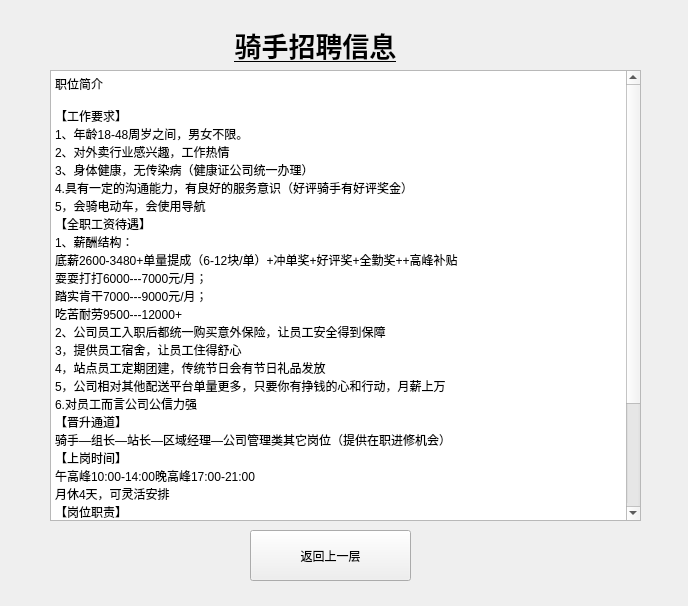
<?xml version="1.0" encoding="UTF-8"?>
<ui version="4.0">
 <class>QueryUser</class>
 <widget class="QWidget" name="QueryUser">
  <property name="geometry">
   <rect>
    <x>0</x>
    <y>0</y>
    <width>688</width>
    <height>606</height>
   </rect>
  </property>
  <property name="windowTitle">
   <string>Form</string>
  </property>
  <widget class="QLabel" name="BGRLabel">
   <property name="geometry">
    <rect>
     <x>0</x>
     <y>0</y>
     <width>691</width>
     <height>611</height>
    </rect>
   </property>
   <property name="styleSheet">
    <string notr="true">border-image: url(:/image/backimage.png);</string>
   </property>
   <property name="text">
    <string/>
   </property>
  </widget>
  <widget class="QLabel" name="TitleLabel">
   <property name="geometry">
    <rect>
     <x>210</x>
     <y>20</y>
     <width>211</width>
     <height>51</height>
    </rect>
   </property>
   <property name="text">
    <string>&lt;html&gt;&lt;head/&gt;&lt;body&gt;&lt;p align=&quot;center&quot;&gt;&lt;span style=&quot; font-size:20pt; font-weight:600; text-decoration: underline;&quot;&gt;骑手招聘信息&lt;/span&gt;&lt;/p&gt;&lt;/body&gt;&lt;/html&gt;</string>
   </property>
  </widget>
  <widget class="QTextEdit" name="UserInfoTextEdit">
   <property name="geometry">
    <rect>
     <x>50</x>
     <y>70</y>
     <width>591</width>
     <height>451</height>
    </rect>
   </property>
   <property name="html">
    <string>&lt;!DOCTYPE HTML PUBLIC &quot;-//W3C//DTD HTML 4.0//EN&quot; &quot;http://www.w3.org/TR/REC-html40/strict.dtd&quot;&gt;
&lt;html&gt;&lt;head&gt;&lt;meta name=&quot;qrichtext&quot; content=&quot;1&quot; /&gt;&lt;style type=&quot;text/css&quot;&gt;
p, li { white-space: pre-wrap; }
&lt;/style&gt;&lt;/head&gt;&lt;body style=&quot; font-family:'SimSun'; font-size:9pt; font-weight:400; font-style:normal;&quot;&gt;
&lt;p style=&quot; margin-top:0px; margin-bottom:0px; margin-left:0px; margin-right:0px; -qt-block-indent:0; text-indent:0px;&quot;&gt;职位简介&lt;/p&gt;
&lt;p style=&quot;-qt-paragraph-type:empty; margin-top:0px; margin-bottom:0px; margin-left:0px; margin-right:0px; -qt-block-indent:0; text-indent:0px;&quot;&gt;&lt;br /&gt;&lt;/p&gt;
&lt;p style=&quot; margin-top:0px; margin-bottom:0px; margin-left:0px; margin-right:0px; -qt-block-indent:0; text-indent:0px;&quot;&gt;【工作要求】&lt;/p&gt;
&lt;p style=&quot; margin-top:0px; margin-bottom:0px; margin-left:0px; margin-right:0px; -qt-block-indent:0; text-indent:0px;&quot;&gt;1、年龄18-48周岁之间，男女不限。&lt;/p&gt;
&lt;p style=&quot; margin-top:0px; margin-bottom:0px; margin-left:0px; margin-right:0px; -qt-block-indent:0; text-indent:0px;&quot;&gt;2、对外卖行业感兴趣，工作热情&lt;/p&gt;
&lt;p style=&quot; margin-top:0px; margin-bottom:0px; margin-left:0px; margin-right:0px; -qt-block-indent:0; text-indent:0px;&quot;&gt;3、身体健康，无传染病（健康证公司统一办理）&lt;/p&gt;
&lt;p style=&quot; margin-top:0px; margin-bottom:0px; margin-left:0px; margin-right:0px; -qt-block-indent:0; text-indent:0px;&quot;&gt;4.具有一定的沟通能力，有良好的服务意识（好评骑手有好评奖金）&lt;/p&gt;
&lt;p style=&quot; margin-top:0px; margin-bottom:0px; margin-left:0px; margin-right:0px; -qt-block-indent:0; text-indent:0px;&quot;&gt;5，会骑电动车，会使用导航&lt;/p&gt;
&lt;p style=&quot; margin-top:0px; margin-bottom:0px; margin-left:0px; margin-right:0px; -qt-block-indent:0; text-indent:0px;&quot;&gt;【全职工资待遇】&lt;/p&gt;
&lt;p style=&quot; margin-top:0px; margin-bottom:0px; margin-left:0px; margin-right:0px; -qt-block-indent:0; text-indent:0px;&quot;&gt;1、薪酬结构：&lt;/p&gt;
&lt;p style=&quot; margin-top:0px; margin-bottom:0px; margin-left:0px; margin-right:0px; -qt-block-indent:0; text-indent:0px;&quot;&gt;底薪2600-3480+单量提成（6-12块/单）+冲单奖+好评奖+全勤奖++高峰补贴&lt;/p&gt;
&lt;p style=&quot; margin-top:0px; margin-bottom:0px; margin-left:0px; margin-right:0px; -qt-block-indent:0; text-indent:0px;&quot;&gt;耍耍打打6000---7000元/月；&lt;/p&gt;
&lt;p style=&quot; margin-top:0px; margin-bottom:0px; margin-left:0px; margin-right:0px; -qt-block-indent:0; text-indent:0px;&quot;&gt;踏实肯干7000---9000元/月；&lt;/p&gt;
&lt;p style=&quot; margin-top:0px; margin-bottom:0px; margin-left:0px; margin-right:0px; -qt-block-indent:0; text-indent:0px;&quot;&gt;吃苦耐劳9500---12000+&lt;/p&gt;
&lt;p style=&quot; margin-top:0px; margin-bottom:0px; margin-left:0px; margin-right:0px; -qt-block-indent:0; text-indent:0px;&quot;&gt;2、公司员工入职后都统一购买意外保险，让员工安全得到保障&lt;/p&gt;
&lt;p style=&quot; margin-top:0px; margin-bottom:0px; margin-left:0px; margin-right:0px; -qt-block-indent:0; text-indent:0px;&quot;&gt;3，提供员工宿舍，让员工住得舒心&lt;/p&gt;
&lt;p style=&quot; margin-top:0px; margin-bottom:0px; margin-left:0px; margin-right:0px; -qt-block-indent:0; text-indent:0px;&quot;&gt;4，站点员工定期团建，传统节日会有节日礼品发放&lt;/p&gt;
&lt;p style=&quot; margin-top:0px; margin-bottom:0px; margin-left:0px; margin-right:0px; -qt-block-indent:0; text-indent:0px;&quot;&gt;5，公司相对其他配送平台单量更多，只要你有挣钱的心和行动，月薪上万&lt;/p&gt;
&lt;p style=&quot; margin-top:0px; margin-bottom:0px; margin-left:0px; margin-right:0px; -qt-block-indent:0; text-indent:0px;&quot;&gt;6.对员工而言公司公信力强&lt;/p&gt;
&lt;p style=&quot; margin-top:0px; margin-bottom:0px; margin-left:0px; margin-right:0px; -qt-block-indent:0; text-indent:0px;&quot;&gt;【晋升通道】&lt;/p&gt;
&lt;p style=&quot; margin-top:0px; margin-bottom:0px; margin-left:0px; margin-right:0px; -qt-block-indent:0; text-indent:0px;&quot;&gt;骑手—组长—站长—区域经理—公司管理类其它岗位（提供在职进修机会）&lt;/p&gt;
&lt;p style=&quot; margin-top:0px; margin-bottom:0px; margin-left:0px; margin-right:0px; -qt-block-indent:0; text-indent:0px;&quot;&gt;【上岗时间】&lt;/p&gt;
&lt;p style=&quot; margin-top:0px; margin-bottom:0px; margin-left:0px; margin-right:0px; -qt-block-indent:0; text-indent:0px;&quot;&gt;午高峰10:00-14:00晚高峰17:00-21:00&lt;/p&gt;
&lt;p style=&quot; margin-top:0px; margin-bottom:0px; margin-left:0px; margin-right:0px; -qt-block-indent:0; text-indent:0px;&quot;&gt;月休4天，可灵活安排&lt;/p&gt;
&lt;p style=&quot; margin-top:0px; margin-bottom:0px; margin-left:0px; margin-right:0px; -qt-block-indent:0; text-indent:0px;&quot;&gt;【岗位职责】&lt;/p&gt;
&lt;p style=&quot; margin-top:0px; margin-bottom:0px; margin-left:0px; margin-right:0px; -qt-block-indent:0; text-indent:0px;&quot;&gt;1.手机下载App，通过系统自动接单&lt;/p&gt;
&lt;p style=&quot; margin-top:0px; margin-bottom:0px; margin-left:0px; margin-right:0px; -qt-block-indent:0; text-indent:0px;&quot;&gt;2.按照操作流程，导航到商家取餐，送到顾客位置&lt;/p&gt;
&lt;p style=&quot; margin-top:0px; margin-bottom:0px; margin-left:0px; margin-right:0px; -qt-block-indent:0; text-indent:0px;&quot;&gt;3.配送范围3公里内，工作内容简单轻松。入职前三天会安排师父带&lt;/p&gt;
&lt;p style=&quot; margin-top:0px; margin-bottom:0px; margin-left:0px; margin-right:0px; -qt-block-indent:0; text-indent:0px;&quot;&gt;【工作地址】&lt;/p&gt;
&lt;p style=&quot; margin-top:0px; margin-bottom:0px; margin-left:0px; margin-right:0px; -qt-block-indent:0; text-indent:0px;&quot;&gt;全成都100个站点，就近安排站点&lt;/p&gt;
&lt;p style=&quot; margin-top:0px; margin-bottom:0px; margin-left:0px; margin-right:0px; -qt-block-indent:0; text-indent:0px;&quot;&gt;注：公司是美团直招面试不用带任何费用，0元入职&lt;/p&gt;
&lt;p style=&quot;-qt-paragraph-type:empty; margin-top:0px; margin-bottom:0px; margin-left:0px; margin-right:0px; -qt-block-indent:0; text-indent:0px;&quot;&gt;&lt;br /&gt;&lt;/p&gt;
&lt;p style=&quot; margin-top:0px; margin-bottom:0px; margin-left:0px; margin-right:0px; -qt-block-indent:0; text-indent:0px;&quot;&gt;联系我时，请说是在58同城上看到的，谢谢！&lt;/p&gt;&lt;/body&gt;&lt;/html&gt;</string>
   </property>
  </widget>
  <widget class="QPushButton" name="returnBtn">
   <property name="geometry">
    <rect>
     <x>250</x>
     <y>530</y>
     <width>161</width>
     <height>51</height>
    </rect>
   </property>
   <property name="text">
    <string>返回上一层</string>
   </property>
  </widget>
 </widget>
 <resources/>
 <connections/>
</ui>
